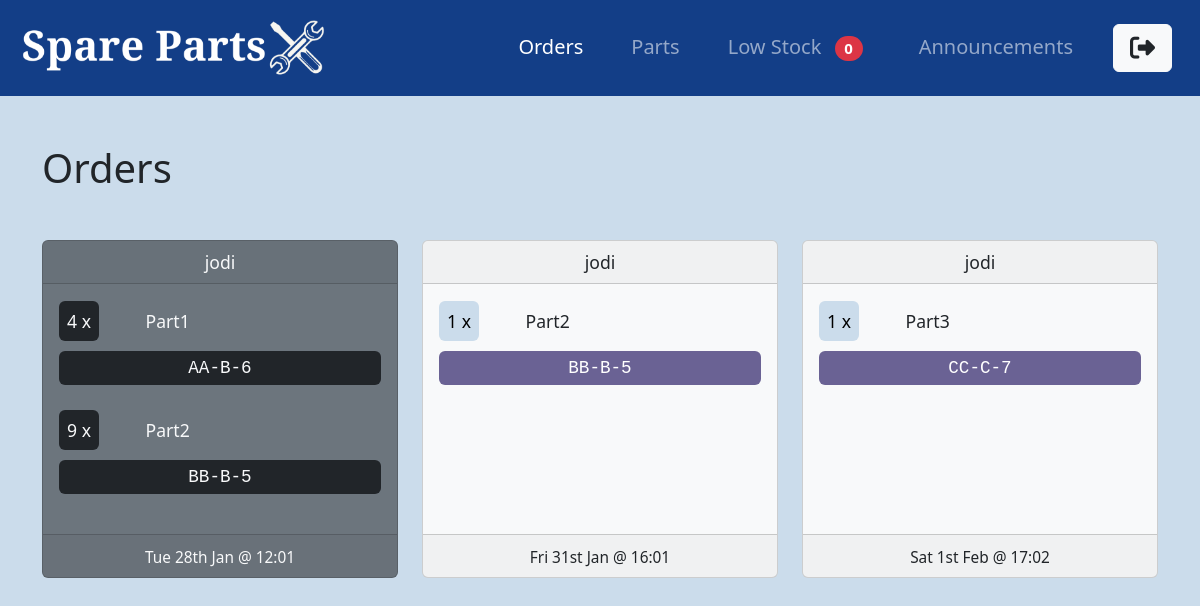
Screenshot of /orders/ (signed in) with the database file from the repository.
### orders/models.py (models this page shows)
class Order(models.Model):
    STATUS_CHOICES = [
        ('in_progress', 'In Progress'),
        ('ready', 'Ready for Collection'),
        ('collected', 'Collected'),
    ]
    user = models.ForeignKey(User, on_delete=models.CASCADE, related_name='order')
    created_at = models.DateTimeField(auto_now_add=True)
    collection_datetime = models.DateTimeField()
    status = models.CharField(max_length=50, choices=STATUS_CHOICES, default='in_progress')

class OrderItem(models.Model):
    order = models.ForeignKey(Order, on_delete=models.CASCADE, related_name='items')
    part = models.ForeignKey(Part, on_delete=models.CASCADE)
    quantity = models.PositiveIntegerField(default=1)

### parts/models.py (models this page shows, shortened)
class Part(models.Model):
    code = models.CharField(max_length=50, unique=True)
    name = models.CharField(max_length=100)
    num_in_stock = models.PositiveIntegerField(default=0)
    low_stock_warning = models.PositiveIntegerField(default=0)
    location = models.CharField(max_length=10, help_text="Format: AB-A-5")

### orders/views.py (the view, shortened to what this page needs)
# urls.py: path('', OrderListView.as_view(), name='order-home'),
class OrderListView(LoginRequiredMixin, UserPassesTestMixin, ListView):
    model = Order
    context_object_name = 'orders'
    def get_queryset(self):
        return Order.objects.exclude(status='collected')
    def test_func(self):
        return self.request.user.profile.user_group == 'store_manager'

### parts/context_processors.py (called while the page is built)
def low_stock_count(request):
    count = Part.objects.filter(num_in_stock__lte=F('low_stock_warning')).count()
    return {'low_stock_count': count}

### orders/templates/orders/order_list.html (shortened to what this page needs)
{% extends "parts/base.html" %}
{% block content %}
    <h1 class="my-5">Orders</h1>
    <div class="row row-cols-1 row-cols-md-2 row-cols-lg-3 g-4 mb-5 myOrders">
        {% if orders %}
            {% for order in orders %}
            <div class="col">
                <div class="card card-hover h-100 {% if order.status == 'in_progress' %}text-dark bg-light pending-card {% elif order.status == 'ready' %}text-light bg-secondary{% endif %}">
                    <div class="card-header text-center">
                        {{ order.user }}
                    </div>
                    <div class="card-body">
                        {% if order.items.all %}
                            {% for item in order.items.all %}
                                <div class="py-2">
                                    <div class="row">
                                        <div class="col-2 col-md-3">
                                            <span class="p-2 {% if order.status == 'in_progress' %}pending-quantity{% elif order.status == 'ready' %}bg-dark{% endif %} rounded p-1">{{ item.quantity }} x</span>
                                        </div>
                                        <div class="col-10 col-md-9">
                                            <span>{{ item.part.name }}</span>
                                        </div>
                                    </div>
                                    <div class="row text-center py-2 my-2">
                                        <div class="col-12">
                                            <span class="{% if order.status == 'in_progress' %}pending-location{% elif order.status == 'ready' %}bg-dark{% endif %} rounded p-1 d-block font-monospace">{{ item.part.location }}</span>
                                        </div>
                                    </div>
                                </div>
                            {% endfor %}
                        {% else %}
                            <p>No items in this order.</p>
                        {% endif %}
                    </div>
                    <div class="card-footer text-center">
                        <small> {{ order.collection_datetime|date:"D jS M @ H:m" }}</small>
                    </div>
                </div>
            </div>
            {% endfor %}
        {% else %}
            <p>No orders found..</p>
        {% endif %}
    </div>
{% endblock content %}

### static/css/style.css (style rules this page uses)
.card { font-size: 1em; }
.pending-location { background-color: #6A6294; color: #ffffff; }
.pending-quantity { background-color: #CBDCEB; color: #000000; }
.card-hover { position: relative; overflow: hidden; }
body { font-size: 1em; background-color: #CBDCEB; }
.input, .myOrders, .parts, .basket { font-size: 0.8em; }
@media (min-width: 600px) { .input, .myOrders, .parts, .basket { font-size: 1em; } }
@media (min-width: 600px) { .card { font-size: 1.1em; } }

### rows the page displays
Order: user "jodi", collection_datetime "Tue 28th Jan @ 12:01"
OrderItem: quantity "4", part.name "Part1", part.location "AA-B-6"
OrderItem: quantity "9", part.name "Part2", part.location "BB-B-5"
Order: user "jodi", collection_datetime "Fri 31st Jan @ 16:01"
OrderItem: quantity "1", part.name "Part2", part.location "BB-B-5"
Order: user "jodi", collection_datetime "Sat 1st Feb @ 17:02"
OrderItem: quantity "1", part.name "Part3", part.location "CC-C-7"

### other values shown
{{ low_stock_count }} "0"
